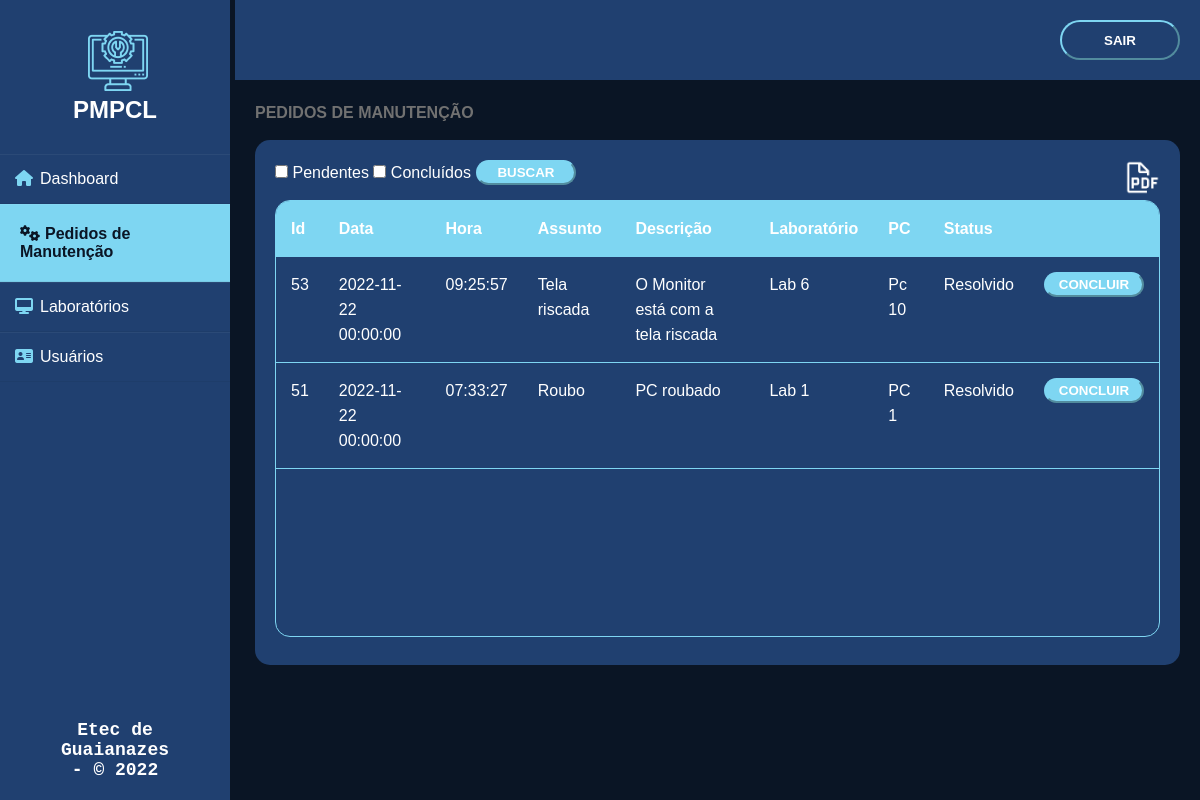
Page /area-restrita/pedidosManutencao.php on the committed database.
### tables this page shows
CREATE TABLE `tbpedido` (
  `idPedido` int(11) NOT NULL,
  `periodo` varchar(15) DEFAULT NULL,
  `curso` varchar(50) NOT NULL,
  `lab` varchar(5) NOT NULL,
  `computador` varchar(50) NOT NULL,
  `titulo` varchar(50) DEFAULT NULL,
  `descPedido` text NOT NULL,
  `nomeProf` text DEFAULT NULL,
  `cpfProf` varchar(100) DEFAULT NULL,
  `nomeAluno` text DEFAULT NULL,
  `dataPedido` datetime DEFAULT NULL,
  `horaPedido` time DEFAULT NULL,
  `status` varchar(100) NOT NULL,
  `novo` varchar(100) NOT NULL
);

### area-restrita/pedidosManutencao.php (the view, shortened to what this page needs)
<?php
    $con = Conexao::conectar();
    $stmt = $con->prepare("UPDATE tbpedido SET novo = 'false'");
    $stmt->execute();
?>
<!DOCTYPE html>
<html lang="pt-br">
<head>
    <link rel="stylesheet" href="../assets/css/estiloAreaRestrita.css">
</head>
<body>
<div class="wrapper">
    <div class="sidebar">
        <img class="logo" src="../assets/imgs/logo_manutencao.png" alt="logo do projeto">
        <h2>PMPCL</h2>
        <ul>
            <li><a href="dashboard.php"><i class="fas fa-home"></i>Dashboard</a></li>
            <li id="liAtual"><a href="pedidosManutencao.php" id="aAtual"><i class="fas fa-cogs" id="iAtual"></i>Pedidos de Manutenção</a></li>
            <li><a href="laboratorios.php"><i class="fas fa-desktop"></i>Laboratórios</a></li>
            <li><a href="usuarios.php"><i class="fas fa-address-card"></i>Usuários</a></li>
        </ul>
        <div class="rodape">Etec de Guaianazes - © 2022</div>
    </div>
    <div class="main_content">
        <div class="header"><a href="../index.php"><button class="btnSair">Sair</button></a></div>
        <div class="info">
          <div class="titulo">Pedidos de Manutenção</div>
          <div class="boxPedManutencao">
            <?php
            if(isset($_GET['busca1']) && isset($_GET['busca2'])){
                $stmt = $con->prepare("SELECT * FROM tbpedido");
                $stmt->execute();
            }else{
            if (isset($_GET['busca1'])) {
                $pendete = $_GET['busca1'];
                $stmt = $con->prepare("SELECT * FROM tbpedido WHERE status = '$pendete' ORDER BY idPedido DESC");
                $stmt->execute();
            }elseif(isset($_GET['busca2'])){
                $resolvido = $_GET['busca2'];
                $stmt = $con->prepare("SELECT * FROM tbpedido WHERE status = '$resolvido' ORDER BY idPedido DESC");
                $stmt->execute();
            }else{
                $stmt = $con->prepare("SELECT * FROM tbpedido ORDER BY idPedido DESC");
                $stmt->execute();
            }
          }
            ?>
            <form class="buscasPM" action="" method="get">
                <input type="checkbox" name="busca1" value="Pendente" id="buscaPM"> Pendentes
                <input type="checkbox" name="busca2" value="Resolvido" id="buscaPM"> Concluídos
                <input style="margin-left: 5px;" class="btnConcluir" type="submit" value="Buscar">
            </form>
            <a href="../pedidos-pdf.php"><img class="iconPdf" src="../assets/imgs/carbon_document-pdf.png" alt="icone para gerar pdf"></a>
            <div class="divTb">
                <table class="tb">
                    <thead>
                        <tr>
                            <th>Id</th>
                            <th>Data</th>
                            <th>Hora</th>
                            <th>Assunto</th>
                            <th>Descrição</th>
                            <th>Laboratório</th>
                            <th>PC</th>
                            <th>Status</th>
                            <th>&nbsp;</th>
                        </tr>
                    </thead>
                    <tbody>
                         <?php
                            while($row = $stmt->fetch(PDO::FETCH_BOTH)){ ?>
                                <tr>
                                    <td><?php echo $row[0];?></td>
                                    <td><?php echo $row[10];?></td>
                                    <td><?php echo $row[11];?></td>
                                    <td><?php echo $row[5];?></td>
                                    <td><?php echo $row[6];?></td>
                                    <td><?php echo $row[3];?></td>
                                    <td><?php echo $row[4];?></td>
                                    <td><?php echo $row[12];?></td>
                                    <td>
                                        <form id="update<?php echo $row[0];?>">
                                        <button class="btnConcluir" type="submit">Concluir</button>
                                    </form>
                                    </td>
                                </tr>
                           <?php }?>
                    </tbody>
                </table>
            </div>
          </div>
        </div>
    </div>
</div>
</body>
</html>

### assets/css/estiloAreaRestrita.css (style rules this page uses)
* { margin: 0; padding: 0; box-sizing: border-box; list-style: none; text-decoration: none; font-family: 'Josefin Sans', sans-serif; }
body { background: #0A1525; color: #FFFFFF; }
.wrapper { display: flex; position: relative; }
.wrapper .sidebar { width: 230px; height: 100%; background: #204070; padding: 30px 0px; position: fixed; }
.wrapper .sidebar .logo { margin-left: 86.5px; }
.wrapper .sidebar h2 { color: #fff; text-transform: uppercase; text-align: center; margin-bottom: 30px; }
.wrapper .sidebar ul li { padding: 15px; border-bottom: 1px solid #bdb8d7; border-bottom: 1px solid rgba(0,0,0,0.05); border-top: 1px solid rgba(255,255,255,0.05); }
.wrapper .sidebar ul li a { color: #fff; display: block; }
.wrapper .sidebar ul li a .fas { width: 25px; float: left; vertical-align: middle; color: #7ED6F2; }
#liAtual { padding: 20px; background-color: #7ED6F2; }
#aAtual { color: #0A1525; font-weight: bold; }
#iAtual { color: #0A1525; }
.wrapper .sidebar .rodape { position: absolute; bottom: 0; margin-bottom: 20px; left: 50%; transform: translateX(-50%); display: flex; text-align: center; font-family: 'Courier New', Courier, monospace; font-size: 18px; font-weight: bold; }
.wrapper .main_content { width: 100%; margin-left: 235px; }
.wrapper .main_content .header { padding: 20px; background: #204070; text-align: right; }
.btnSair { width: 120px; height: 40px; background-color: #204070; border-color: #7ED6F2; border-radius: 25px; color: #FFFFFF; text-transform: uppercase; font-weight: bold; }
.wrapper .main_content .info { height: 100%; margin: 20px; line-height: 25px; }
.wrapper .main_content .info div { margin-bottom: 15px; }
.titulo { color: #717171; text-transform: uppercase; font-weight: bold; }
.boxPedManutencao { width: 100%; height: 100%; background: #204070; border-radius: 15px; padding: 20px; }
.buscasPM { float: left; }
.iconPdf { width: 35px; vertical-align: middle; float: right; }
.divTb { width: 100%; height: 90%; border: solid 1px #7ED6F2; border-radius: 15px; overflow: auto; margin-top: 40px; }
.tb { width: 100%; border-collapse: collapse; text-align: left; }
.tb thead { background: #7ED6F2; }
th, td { padding: 15px; text-align: left; vertical-align: top; border-bottom: solid 1px #7ED6F2; }
.btnConcluir { width: 100px; height: 25px; background-color: #7ED6F2; border-color: #7ED6F2; border-radius: 25px; color: #FFFFFF; text-transform: uppercase; font-weight: bold; float: right; }

### rows in the picture
tbpedido: idPedido "53", dataPedido "2022-11-22 00:00:00", horaPedido "09:25:57", titulo "Tela riscada", descPedido "O Monitor está com a tela riscada", lab "Lab 6", computador "Pc 10", status "Resolvido"
tbpedido: idPedido "51", dataPedido "2022-11-22 00:00:00", horaPedido "07:33:27", titulo "Roubo", descPedido "PC roubado", lab "Lab 1", computador "PC 1", status "Resolvido"
